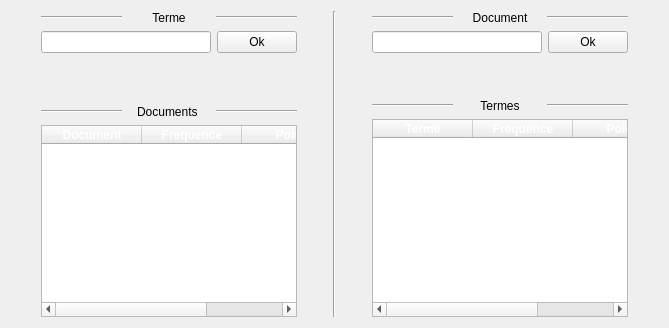
      <widget class="QWidget" name="tab_5">
       <attribute name="title">
        <string>Accès de bases</string>
       </attribute>
       <layout class="QGridLayout" name="gridLayout_5">
        <item row="0" column="0">
         <spacer name="horizontalSpacer_7">
          <property name="orientation">
           <enum>Qt::Horizontal</enum>
          </property>
          <property name="sizeType">
           <enum>QSizePolicy::Maximum</enum>
          </property>
          <property name="sizeHint" stdset="0">
           <size>
            <width>30</width>
            <height>20</height>
           </size>
          </property>
         </spacer>
        </item>
        <item row="0" column="1">
         <layout class="QGridLayout" name="gridLayout_4">
          <item row="1" column="1" rowspan="2">
           <spacer name="horizontalSpacer_6">
            <property name="orientation">
             <enum>Qt::Horizontal</enum>
            </property>
            <property name="sizeType">
             <enum>QSizePolicy::Maximum</enum>
            </property>
            <property name="sizeHint" stdset="0">
             <size>
              <width>30</width>
              <height>20</height>
             </size>
            </property>
           </spacer>
          </item>
          <item row="0" column="4">
           <layout class="QVBoxLayout" name="verticalLayout_2">
            <item>
             <layout class="QHBoxLayout" name="horizontalLayout_2">
              <item>
               <widget class="Line" name="line_18">
                <property name="orientation">
                 <enum>Qt::Horizontal</enum>
                </property>
               </widget>
              </item>
              <item>
               <widget class="QLabel" name="label_9">
                <property name="text">
                 <string>Document</string>
                </property>
                <property name="alignment">
                 <set>Qt::AlignCenter</set>
                </property>
               </widget>
              </item>
              <item>
               <widget class="Line" name="line_17">
                <property name="orientation">
                 <enum>Qt::Horizontal</enum>
                </property>
               </widget>
              </item>
             </layout>
            </item>
            <item>
             <layout class="QHBoxLayout" name="horizontalLayout_4">
              <item>
               <widget class="QLineEdit" name="reqBool_3"/>
              </item>
              <item>
               <widget class="QPushButton" name="ModeleBool_3">
                <property name="text">
                 <string>Ok</string>
                </property>
               </widget>
              </item>
             </layout>
            </item>
           </layout>
          </item>
          <item row="3" column="0">
           <layout class="QVBoxLayout" name="verticalLayout_3">
            <item>
             <layout class="QHBoxLayout" name="horizontalLayout_5">
              <item>
               <widget class="Line" name="line_15">
                <property name="orientation">
                 <enum>Qt::Horizontal</enum>
                </property>
               </widget>
              </item>
              <item>
               <widget class="QLabel" name="label_7">
                <property name="text">
                 <string>Documents </string>
                </property>
                <property name="alignment">
                 <set>Qt::AlignCenter</set>
                </property>
               </widget>
              </item>
              <item>
               <widget class="Line" name="line_14">
                <property name="orientation">
                 <enum>Qt::Horizontal</enum>
                </property>
               </widget>
              </item>
             </layout>
            </item>
            <item>
             <widget class="QTableWidget" name="tableWidgetDocs">
              <property name="columnCount">
               <number>3</number>
              </property>
              <attribute name="horizontalHeaderStretchLastSection">
               <bool>true</bool>
              </attribute>
              <column>
               <property name="text">
                <string>Document</string>
               </property>
               <property name="font">
                <font>
                 <weight>75</weight>
                 <bold>true</bold>
                </font>
               </property>
               <property name="background">
                <color>
                 <red>0</red>
                 <green>0</green>
                 <blue>0</blue>
                </color>
               </property>
               <property name="foreground">
                <brush brushstyle="SolidPattern">
                 <color alpha="255">
                  <red>255</red>
                  <green>255</green>
                  <blue>255</blue>
                 </color>
                </brush>
               </property>
              </column>
              <column>
               <property name="text">
                <string>Frequence</string>
               </property>
               <property name="font">
                <font>
                 <weight>75</weight>
                 <bold>true</bold>
                </font>
               </property>
               <property name="background">
                <color>
                 <red>0</red>
                 <green>0</green>
                 <blue>0</blue>
                </color>
               </property>
               <property name="foreground">
                <brush brushstyle="SolidPattern">
                 <color alpha="255">
                  <red>255</red>
                  <green>255</green>
                  <blue>255</blue>
                 </color>
                </brush>
               </property>
              </column>
              <column>
               <property name="text">
                <string>Poids</string>
               </property>
               <property name="font">
                <font>
                 <weight>75</weight>
                 <bold>true</bold>
                </font>
               </property>
               <property name="background">
                <color>
                 <red>0</red>
                 <green>0</green>
                 <blue>0</blue>
                </color>
               </property>
               <property name="foreground">
                <brush brushstyle="SolidPattern">
                 <color alpha="255">
                  <red>255</red>
                  <green>255</green>
                  <blue>255</blue>
                 </color>
                </brush>
               </property>
              </column>
             </widget>
            </item>
           </layout>
          </item>
          <item row="0" column="0">
           <layout class="QVBoxLayout" name="verticalLayout">
            <item>
             <layout class="QHBoxLayout" name="horizontalLayout">
              <item>
               <widget class="Line" name="line_13">
                <property name="orientation">
                 <enum>Qt::Horizontal</enum>
                </property>
               </widget>
              </item>
              <item>
               <widget class="QLabel" name="label_8">
                <property name="text">
                 <string>Terme</string>
                </property>
                <property name="alignment">
                 <set>Qt::AlignCenter</set>
                </property>
               </widget>
              </item>
              <item>
               <widget class="Line" name="line_16">
                <property name="orientation">
                 <enum>Qt::Horizontal</enum>
                </property>
               </widget>
              </item>
             </layout>
            </item>
            <item>
             <layout class="QHBoxLayout" name="horizontalLayout_3">
              <item>
               <widget class="QLineEdit" name="reqBool_2"/>
              </item>
              <item>
               <widget class="QPushButton" name="ModeleBool_2">
                <property name="text">
                 <string>Ok</string>
                </property>
               </widget>
              </item>
             </layout>
            </item>
           </layout>
          </item>
          <item row="1" column="4">
           <spacer name="verticalSpacer_2">
            <property name="orientation">
             <enum>Qt::Vertical</enum>
            </property>
            <property name="sizeType">
             <enum>QSizePolicy::Maximum</enum>
            </property>
            <property name="sizeHint" stdset="0">
             <size>
              <width>40</width>
              <height>40</height>
             </size>
            </property>
           </spacer>
          </item>
          <item row="1" column="0">
           <spacer name="verticalSpacer">
            <property name="orientation">
             <enum>Qt::Vertical</enum>
            </property>
            <property name="sizeType">
             <enum>QSizePolicy::Maximum</enum>
            </property>
            <property name="sizeHint" stdset="0">
             <size>
              <width>40</width>
              <height>40</height>
             </size>
            </property>
           </spacer>
          </item>
          <item row="2" column="4" rowspan="2">
           <layout class="QVBoxLayout" name="verticalLayout_4">
            <item>
             <layout class="QHBoxLayout" name="horizontalLayout_6">
              <item>
               <widget class="Line" name="line_20">
                <property name="orientation">
                 <enum>Qt::Horizontal</enum>
                </property>
               </widget>
              </item>
              <item>
               <widget class="QLabel" name="label_10">
                <property name="text">
                 <string>Termes</string>
                </property>
                <property name="alignment">
                 <set>Qt::AlignCenter</set>
                </property>
               </widget>
              </item>
              <item>
               <widget class="Line" name="line_19">
                <property name="orientation">
                 <enum>Qt::Horizontal</enum>
                </property>
               </widget>
              </item>
             </layout>
            </item>
            <item>
             <widget class="QTableWidget" name="tableWidgetTermes">
              <property name="columnCount">
               <number>3</number>
              </property>
              <attribute name="horizontalHeaderStretchLastSection">
               <bool>true</bool>
              </attribute>
              <column>
               <property name="text">
                <string>Terme</string>
               </property>
               <property name="font">
                <font>
                 <weight>75</weight>
                 <bold>true</bold>
                </font>
               </property>
               <property name="background">
                <color>
                 <red>0</red>
                 <green>0</green>
                 <blue>0</blue>
                </color>
               </property>
               <property name="foreground">
                <brush brushstyle="SolidPattern">
                 <color alpha="255">
                  <red>255</red>
                  <green>255</green>
                  <blue>255</blue>
                 </color>
                </brush>
               </property>
              </column>
              <column>
               <property name="text">
                <string>Fréquence</string>
               </property>
               <property name="font">
                <font>
                 <weight>75</weight>
                 <bold>true</bold>
                </font>
               </property>
               <property name="background">
                <color>
                 <red>0</red>
                 <green>0</green>
                 <blue>0</blue>
                </color>
               </property>
               <property name="foreground">
                <brush brushstyle="SolidPattern">
                 <color alpha="255">
                  <red>255</red>
                  <green>255</green>
                  <blue>255</blue>
                 </color>
                </brush>
               </property>
              </column>
              <column>
               <property name="text">
                <string>Poids</string>
               </property>
               <property name="font">
                <font>
                 <weight>75</weight>
                 <bold>true</bold>
                </font>
               </property>
               <property name="background">
                <color>
                 <red>0</red>
                 <green>0</green>
                 <blue>0</blue>
                </color>
               </property>
               <property name="foreground">
                <brush brushstyle="SolidPattern">
                 <color alpha="255">
                  <red>255</red>
                  <green>255</green>
                  <blue>255</blue>
                 </color>
                </brush>
               </property>
              </column>
             </widget>
            </item>
           </layout>
          </item>
          <item row="1" column="3" rowspan="2">
           <spacer name="horizontalSpacer_5">
            <property name="orientation">
             <enum>Qt::Horizontal</enum>
            </property>
            <property name="sizeType">
             <enum>QSizePolicy::Maximum</enum>
            </property>
            <property name="sizeHint" stdset="0">
             <size>
              <width>30</width>
              <height>20</height>
             </size>
            </property>
           </spacer>
          </item>
          <item row="0" column="2" rowspan="4">
           <widget class="Line" name="line_21">
            <property name="sizePolicy">
             <sizepolicy hsizetype="Fixed" vsizetype="Expanding">
              <horstretch>0</horstretch>
              <verstretch>0</verstretch>
             </sizepolicy>
            </property>
            <property name="orientation">
             <enum>Qt::Vertical</enum>
            </property>
           </widget>
          </item>
         </layout>
        </item>
        <item row="0" column="2">
         <spacer name="horizontalSpacer_8">
          <property name="orientation">
           <enum>Qt::Horizontal</enum>
          </property>
          <property name="sizeType">
           <enum>QSizePolicy::Maximum</enum>
          </property>
          <property name="sizeHint" stdset="0">
           <size>
            <width>30</width>
            <height>20</height>
           </size>
          </property>
         </spacer>
        </item>
       </layout>
      </widget>
